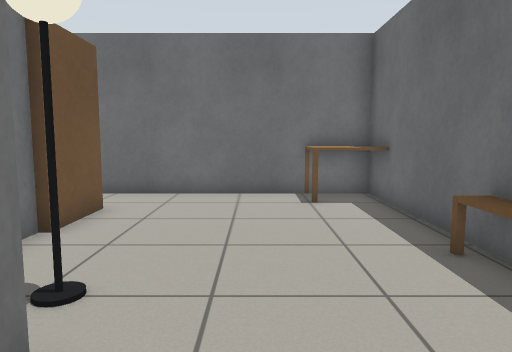
View 1 (above)

17 first-person views from a walk through a Gazebo world. The camera is 0.9 m above the floor, tilts 6° down and sees 70° across. The floor is counted in squares, 0.5 m on a side. Each view is taken from the middle of a square. On the plan, view 1 faces up. The plan holds only what a view shows up to about 18 squares ahead; the rest is blank. The place goes on beyond the plan. Gazebo's built-in surfaces are drawn with simple patterns. Some stock models are drawn as simple stand-ins.

View 2
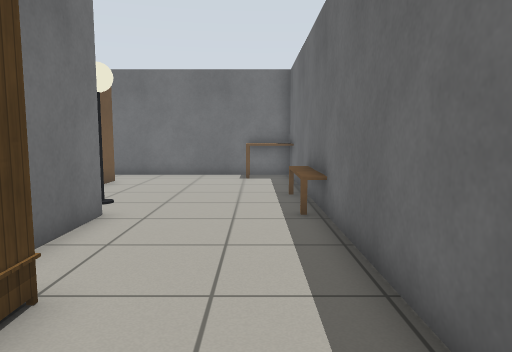

View 3
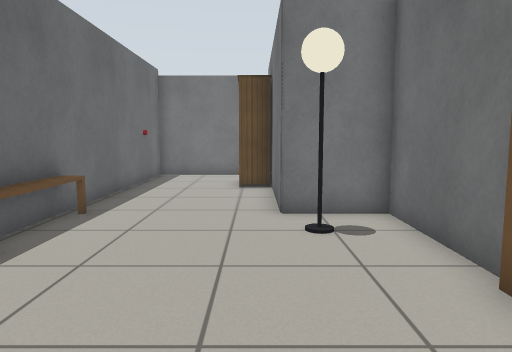

View 4
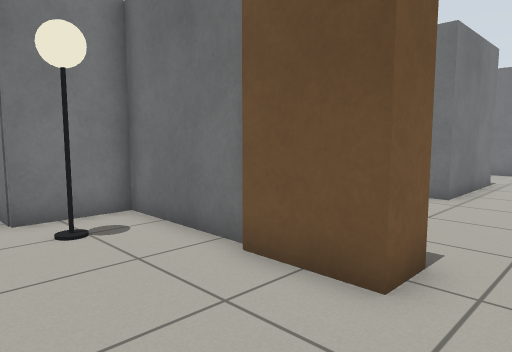

View 5
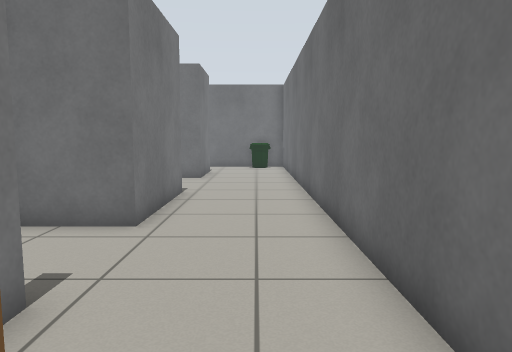

View 6
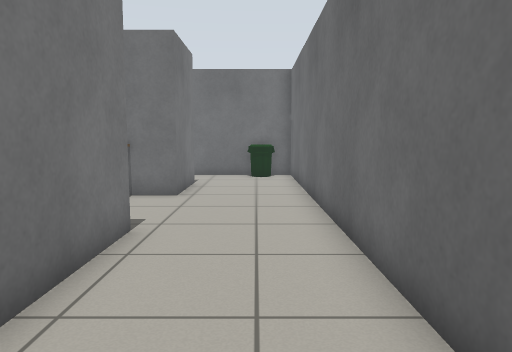

View 7
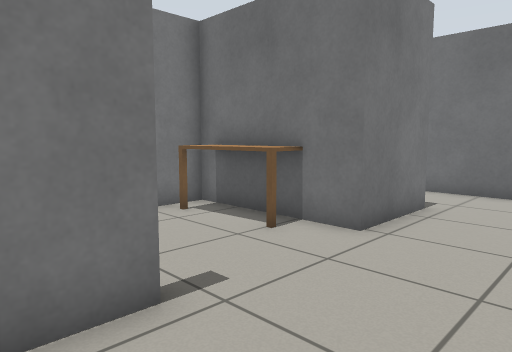

View 8
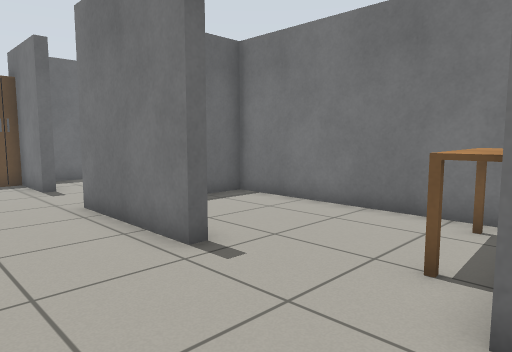

View 9
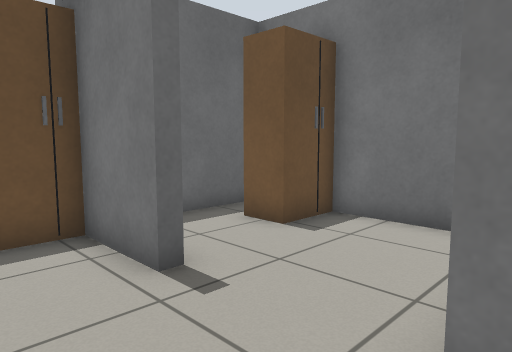

View 10
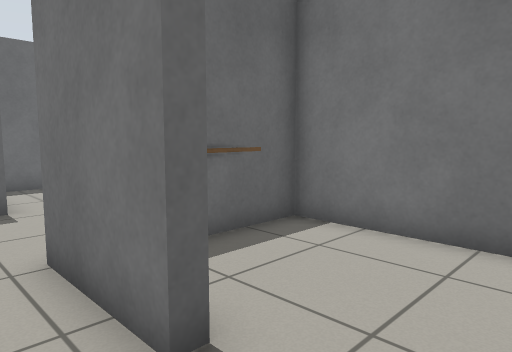

View 11
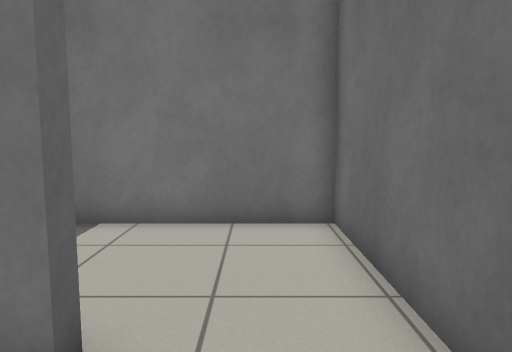

View 12
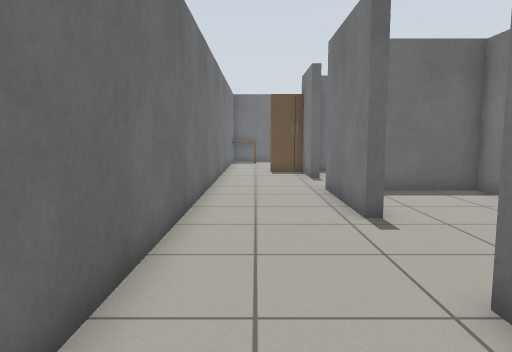

View 13
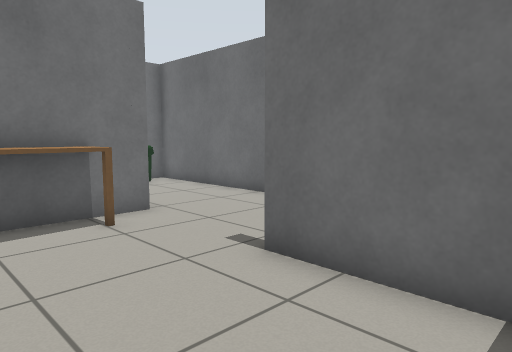

View 14
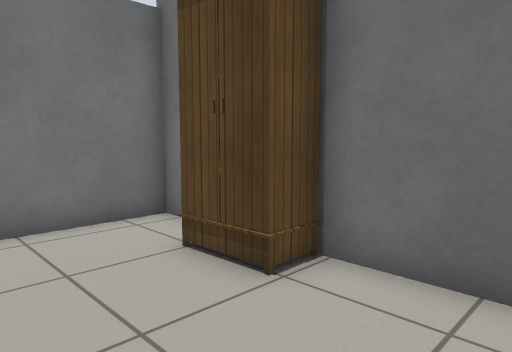

View 15
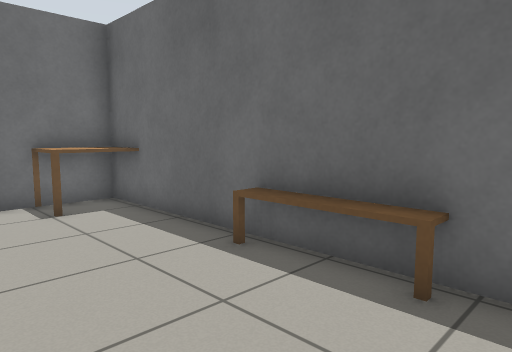

View 16
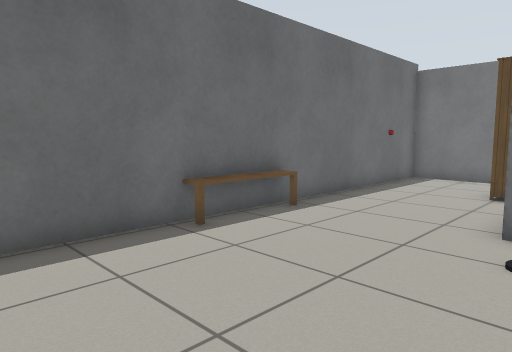

View 17
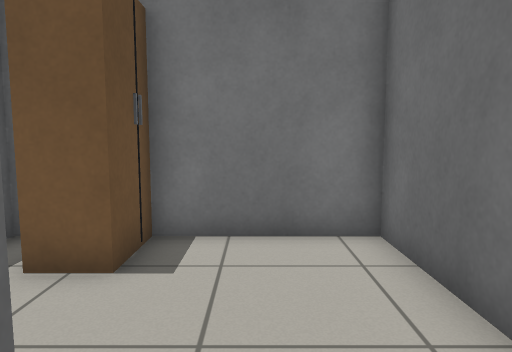

### Floor plan
Points are (right, up) in squares from view 1. A wall is a line through its corners. A room is listed if a view was taken in it or the views show most of it. See-through windows are left out.
Room 1 (views 1, 2, 3, 4, 5, 6, 7, 9, 14, 15, 16, 17)
walls: (-4.1, 6.8) (-4.2, 2.5) (-1.6, 2.5) (-1.6, -4); (-7.7, 7.6) (-5.7, 7.6); (-1.6, -5.9) (-1.6, -6.6) (3.6, -6.6) (3.6, 11.7) (-16.5, 11.7); (-16, 7.6) (-11.3, 7.6) (-11.3, 6.4)
ways out: opening at (-15.8, 9.5) to room 2; opening at (-9, 7) to room 3
objects: wardrobe (-5, 8) to (-4, 9); lamp (-2, 4); wardrobe (-1, -4) to (-1, -2); kitchen table (2, 10) to (4, 11); bench (3, 3) to (3, 5)
Room 2 (views 8, 10, 11, 12, 13)
walls: (-23.6, 7.1) (-23.6, 7.6) (-20.3, 7.6) (-20.3, 6.4); (-20.4, 2.5) (-11.7, 2.5) (-11.7, 6.4); (-16.5, 11.7) (-26.7, 11.7) (-26.7, 2.5) (-20.6, 2.5); (-12.6, 7.2) (-16, 7.2) (-16, 7.6)
ways out: opening at (-15.8, 9.5) to room 1
objects: bin (-26, 10) to (-26, 11); table (-21, 3) to (-19, 6)
Room 3 (no view inside)
walls: (-7.7, 7.1) (-7.7, 7.6); (-11.3, 6.4) (-11.3, 2.5) (-7, 2.5); (-4.6, 2.4) (-4.6, 6.3)
ways out: opening at (-9, 7) to room 1
objects: wardrobe (-7, 3) to (-6, 4)

Where each view was taken, in squares from view 1:
view 1: 0 up, 0 right, facing up
view 2: 6 down, 2 right, facing up
view 3: 11 up, 1 left, facing down
view 4: 11 up, 0 right, facing down-left
view 5: 10 up, 4 left, facing left
view 6: 10 up, 9 left, facing left
view 7: 11 up, 14 left, facing down-left
view 8: 11 up, 21 left, facing down-right
view 9: 10 up, 12 left, facing down-right
view 10: 9 up, 26 left, facing down-right
view 11: 10 up, 25 left, facing down
view 12: 10 up, 24 left, facing right
view 13: 3 up, 12 left, facing up-left
view 14: 1 up, 3 right, facing down-left
view 15: 1 up, 1 left, facing up-right
view 16: 10 up, 3 left, facing down-right
view 17: 9 up, 9 left, facing down
